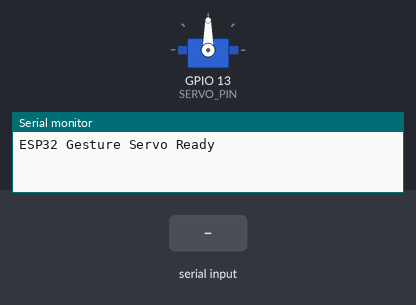
The sketch below on a simulated ESP32. Shown: servo, the last lines printed to the serial monitor. Inputs (shaded band) come from the test bench.

Above: at 2.2 s.
2.3 s: "30,150\n" received over Serial
At 2.7 s:
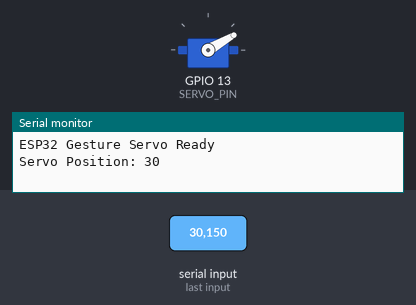
3.8 s: "5\n" received over Serial
At 5.0 s:
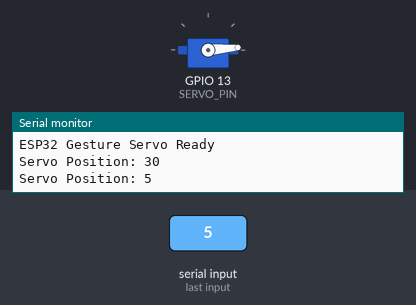
5.3 s: "90,45\n" received over Serial
At 6.1 s:
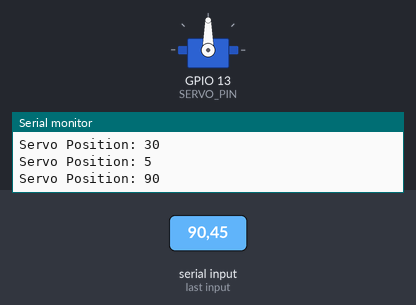
Timing chart, 0 to 8.3 s (numbered marks = the images above; inputs shaded):
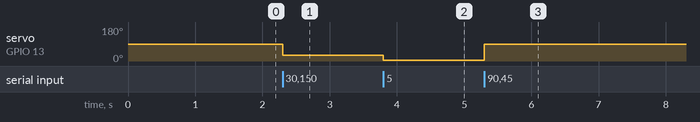

The sketch:

sketch_feb1a.ino
```cpp
#include <ESP32Servo.h>

Servo myServo;

// -----------------------
// CONFIGURATION
// -----------------------
const int SERVO_PIN = 13;     // GPIO pin connected to servo signal
int servoPos = 90;            // Start at middle position (90°)

// -----------------------
// SETUP
// -----------------------
void setup() {
  Serial.begin(115200);
  delay(1000);

  // Servo setup
  myServo.setPeriodHertz(50);          // Standard servo frequency
  myServo.attach(SERVO_PIN, 500, 2400); // Min/Max pulse width
  myServo.write(servoPos);

  Serial.println("ESP32 Gesture Servo Ready");
}

// -----------------------
// LOOP
// -----------------------
void loop() {
  if (Serial.available() > 0) {
    // Read angle sent from Python (e.g. "90\n")
    int newPos = Serial.parseInt();

    // Clear serial buffer
    while (Serial.available()) Serial.read();

    // Validate and move servo
    if (newPos >= 0 && newPos <= 180) {
      servoPos = newPos;
      myServo.write(servoPos);

      Serial.print("Servo Position: ");
      Serial.println(servoPos);
    } else {
      Serial.print("Invalid angle received: ");
      Serial.println(newPos);
    }
  }
}
```

Measured:
- after the input at 2.3 s, servo on GPIO 13 (SERVO_PIN): 90° → 30° at once
- after the input at 3.8 s, servo on GPIO 13 (SERVO_PIN): 30° → 5° at once
- after the input at 5.3 s, servo on GPIO 13 (SERVO_PIN): 5° → 90° at once
